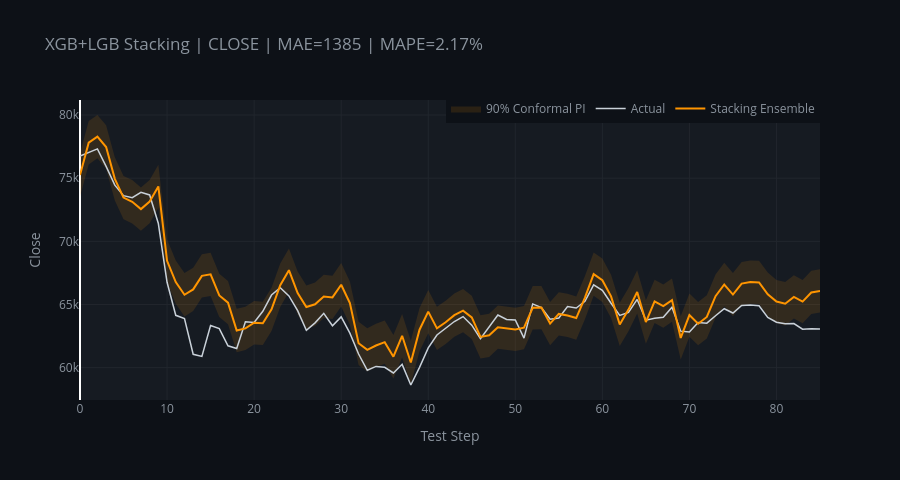

The notebook cell this image was saved under:
### Markdown cell above
## 📈 Section 10 — Visualization

### Code cell
import plotly.graph_objects as go

n_plot = min(len(y_true), len(predictions_batch))
x_axis = list(range(n_plot))

fig = go.Figure()

fig.add_trace(go.Scatter(
    x=x_axis + x_axis[::-1],
    y=predictions_batch['lower_90'][:n_plot].tolist() +
      predictions_batch['upper_90'][:n_plot].tolist()[::-1],
    fill='toself', fillcolor='rgba(255,149,0,0.12)',
    line=dict(color='rgba(0,0,0,0)'), name='90% Conformal PI',
))

fig.add_trace(go.Scatter(
    x=x_axis, y=y_true[:n_plot],
    name='Actual', line=dict(color='#c9d1d9', width=1.5),
))

fig.add_trace(go.Scatter(
    x=x_axis, y=predictions_batch['y_pred'][:n_plot].values,
    name='Stacking Ensemble', line=dict(color='#ff9500', width=2),
))

fig.update_layout(
    title=f"XGB+LGB Stacking | {cfg.target.upper()} | MAE={metrics['MAE']:.0f} | MAPE={metrics['MAPE_%']:.2f}%",
    paper_bgcolor='#0d1117', plot_bgcolor='#161b22',
    font=dict(color='#8b949e'), hovermode='x unified', height=480,
    xaxis=dict(title='Test Step', gridcolor='#21262d'),
    yaxis=dict(title=cfg.target.capitalize(), gridcolor='#21262d'),
    legend=dict(orientation='h', y=1.02, x=1, xanchor='right'),
)
fig.show()

plot_path = os.path.join(OUTPUT_DIR, 'forecast_plot.html')
fig.write_html(plot_path)
print(f'Plot saved -> {plot_path}')

### Figure 1 — Plotly figure (JSON) as saved in the notebook; plotly's stock layout.template omitted (floating-point values rounded to 4 significant figures; data arrays with more than 128 entries replaced by an {"elided": "..."} marker saying what was removed)
{"data": [{"fill": "toself", "fillcolor": "rgba(255,149,0,0.12)", "line": {"color": "rgba(0,0,0,0)"}, "name": "90% Conformal PI", "type": "scatter", "x": {"elided": "172 int values"}, "y": {"elided": "172 float values"}}, {"line": {"color": "#c9d1d9", "width": 1.5}, "name": "Actual", "type": "scatter", "x": [0, 1, 2, 3, 4, 5, 6, 7, 8, 9, 10, 11, 12, 13, 14, 15, 16, 17, 18, 19, 20, 21, 22, 23, 24, 25, 26, 27, 28, 29, 30, 31, 32, 33, 34, 35, 36, 37, 38, 39, 40, 41, 42, 43, 44, 45, 46, 47, 48, 49, 50, 51, 52, 53, 54, 55, 56, 57, 58, 59, 60, 61, 62, 63, 64, 65, 66, 67, 68, 69, 70, 71, 72, 73, 74, 75, 76, 77, 78, 79, 80, 81, 82, 83, 84, 85], "y": [76750.0, 77060.0, 77320.0, 75930.0, 74450.0, 73620.0, 73460.0, 73880.0, 73670.0, 71410.0, 66760.0, 64140.0, 63890.0, 61060.0, 60880.0, 63330.0, 63090.0, 61730.0, 61510.0, 63630.0, 63580.0, 64460.0, 65750.0, 66330.0, 65680.0, 64510.0, 62960.0, 63540.0, 64300.0, 63310.0, 64020.0, 62730.0, 61080.0, 59790.0, 60100.0, 60030.0, 59580.0, 60260.0, 58620.0, 60020.0, 61560.0, 62580.0, 63140.0, 63650.0, 64040.0, 63360.0, 62290.0, 63230.0, 64160.0, 63820.0, 63780.0, 62330.0, 65040.0, 64760.0, 63830.0, 63930.0, 64830.0, 64720.0, 65260.0, 66560.0, 66110.0, 65100.0, 64140.0, 64380.0, 65400.0, 63760.0, 63920.0, 63980.0, 64780.0, 62890.0, 62820.0, 63570.0, 63520.0, 64110.0, 64670.0, 64320.0, 64920.0, 64960.0, 64900.0, 63970.0, 63600.0, 63480.0, 63490.0, 63040.0, 63090.0, 63050.0]}, {"line": {"color": "#ff9500", "width": 2}, "name": "Stacking Ensemble", "type": "scatter", "x": [0, 1, 2, 3, 4, 5, 6, 7, 8, 9, 10, 11, 12, 13, 14, 15, 16, 17, 18, 19, 20, 21, 22, 23, 24, 25, 26, 27, 28, 29, 30, 31, 32, 33, 34, 35, 36, 37, 38, 39, 40, 41, 42, 43, 44, 45, 46, 47, 48, 49, 50, 51, 52, 53, 54, 55, 56, 57, 58, 59, 60, 61, 62, 63, 64, 65, 66, 67, 68, 69, 70, 71, 72, 73, 74, 75, 76, 77, 78, 79, 80, 81, 82, 83, 84, 85], "y": [75250.0, 77810.0, 78290.0, 77470.0, 74950.0, 73460.0, 73130.0, 72550.0, 73150.0, 74350.0, 68460.0, 66770.0, 65770.0, 66190.0, 67260.0, 67380.0, 65710.0, 65150.0, 62940.0, 63110.0, 63550.0, 63510.0, 64610.0, 66520.0, 67710.0, 65910.0, 64800.0, 65020.0, 65640.0, 65560.0, 66560.0, 65100.0, 61930.0, 61410.0, 61750.0, 62020.0, 60860.0, 62520.0, 60410.0, 63000.0, 64430.0, 63110.0, 63590.0, 64150.0, 64510.0, 63980.0, 62440.0, 62560.0, 63200.0, 63140.0, 63020.0, 63170.0, 64740.0, 64750.0, 63490.0, 64250.0, 64130.0, 63930.0, 65550.0, 67400.0, 66920.0, 65650.0, 63420.0, 64600.0, 65990.0, 63610.0, 65250.0, 64880.0, 65340.0, 62350.0, 64160.0, 63480.0, 64010.0, 65660.0, 66580.0, 65790.0, 66660.0, 66780.0, 66750.0, 65810.0, 65230.0, 65060.0, 65600.0, 65230.0, 65950.0, 66080.0]}], "layout": {"font": {"color": "#8b949e"}, "height": 480, "hovermode": "x unified", "legend": {"orientation": "h", "x": 1, "xanchor": "right", "y": 1.02}, "paper_bgcolor": "#0d1117", "plot_bgcolor": "#161b22", "title": {"text": "XGB+LGB Stacking | CLOSE | MAE=1385 | MAPE=2.17%"}, "xaxis": {"gridcolor": "#21262d", "title": {"text": "Test Step"}}, "yaxis": {"gridcolor": "#21262d", "title": {"text": "Close"}}}}
